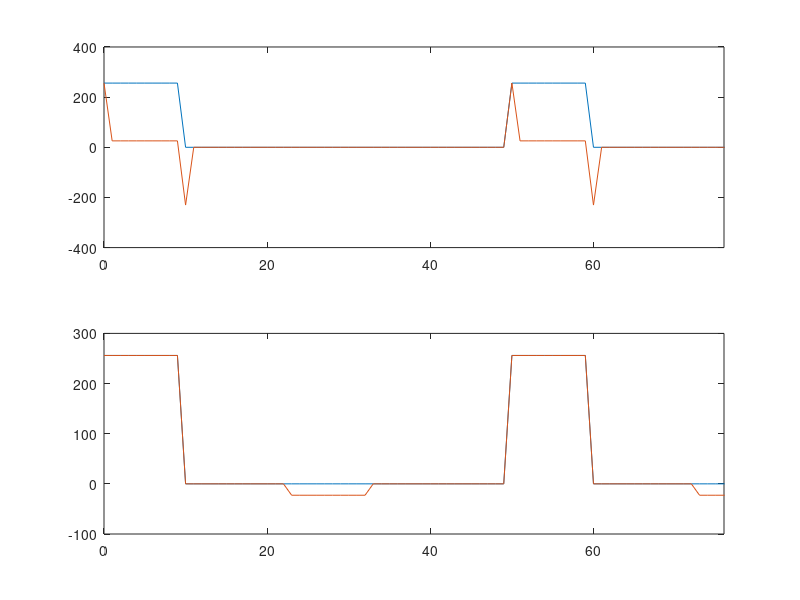

Write the MATLAB code that produced this figure.
%% Variable Declaration
q = -0.9;
r = 0.9;
M = 22;

%% Signal Processing
xn = 256*(rem(0:100,50)<10);
wn = xn + q * [0,xn(1:end-1)];
yn = conv(wn,r.^(0:M));
xn_padded = [xn, zeros(1, length(yn)-length(xn))];

%% Domain Declaration
tx = 0:length(xn)-1;
tx2 = 0:length(xn_padded)-1;
tw = 0:length(wn)-1;
ty = 0:length(yn)-1;

%% Maximum Error Calculation
ErrorMax = max(abs(xn - yn(1:length(xn)))),

%% Plots
subplot(2,1,1);
plot(tx,xn);
hold on;
plot(tw,wn);
ylim([-400,400]),
xlim([0, 75+1]);

subplot(2,1,2);
plot(tx2,xn_padded);
hold on;
plot(ty,yn);
xlim([0, 75+1]);
ylim([-100,300]);